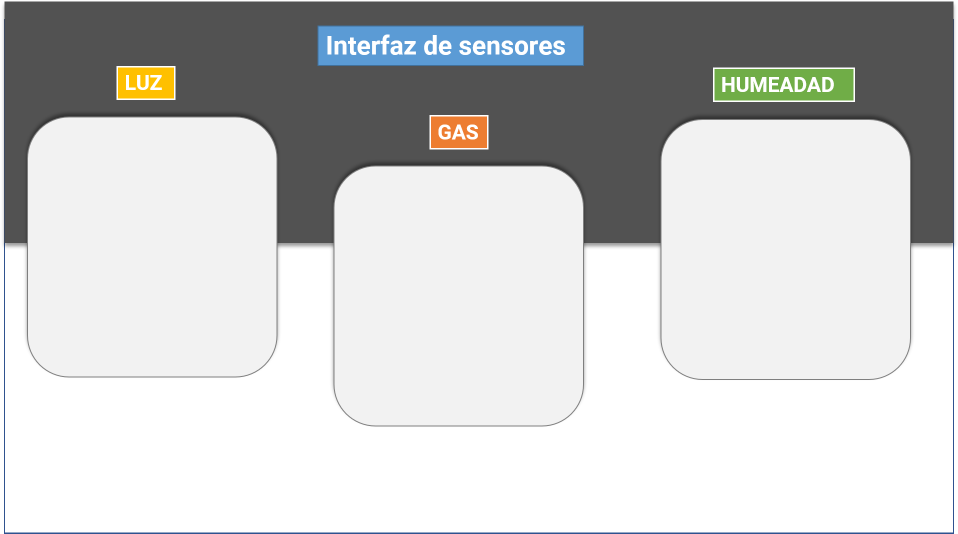
#> input picture Appi web IoT/Interfaz Grafica/interfaz.png, 1916 x 1067 px, found by its file name (shown at 1/2 size)
$ python sensores.py   (older library calls are emulated)
#> lines starting #> are read from the running program, lines starting #| are printed output that depends on the picture
import serial
import time
from tkinter import *
#from win32api import GetSystemMetrics
from PIL import ImageTk,Image


ventana = Tk()
ventana.title("Interfaz de sensores arduino")
ventana.geometry("1920x1080")

image2 = Image.open("c:/interfaz.png")
#> image2 is the input picture: PIL image 1916x1067 RGBA; mean R, G, B, A 197.7, 198.9, 198.6, 252.2
image2 = image2.resize((1280,720), Image.ANTIALIAS)
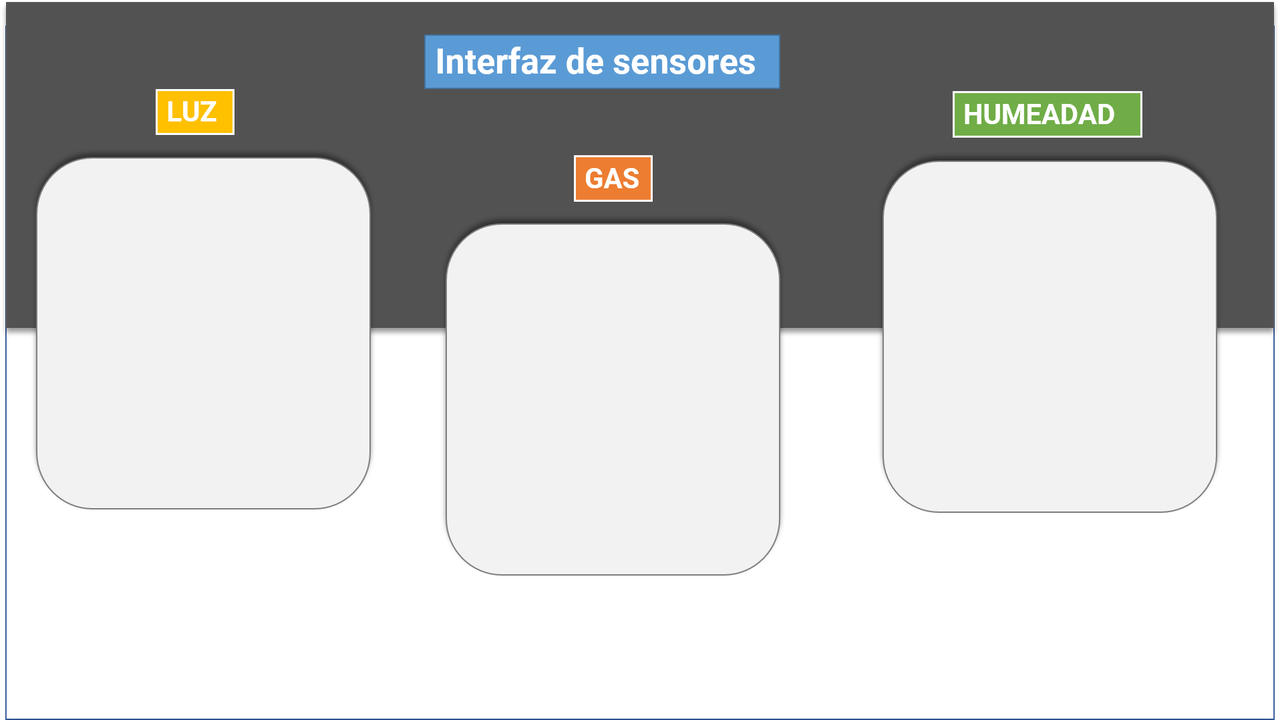
#> image2: PIL image 1280x720 RGBA; mean R, G, B, A 197.8, 199, 198.8, 252.2; transparent parts drawn white
image1 = ImageTk.PhotoImage(image2)

background = Label(ventana, image=image1, bd=1)
background.pack()


arduino = serial.Serial('COM5', 9600)


informacion = arduino.readline().decode().strip('\r\n')


while(True):

    informacion = arduino.readline().decode().strip('\r\n')

    gas = informacion.split("$")[1]
    luz = informacion.split("#")[1]
    humedad = informacion.split("?")[1]

    print(informacion)


#> (the run stopped early here; a loop or call above may not have finished)
